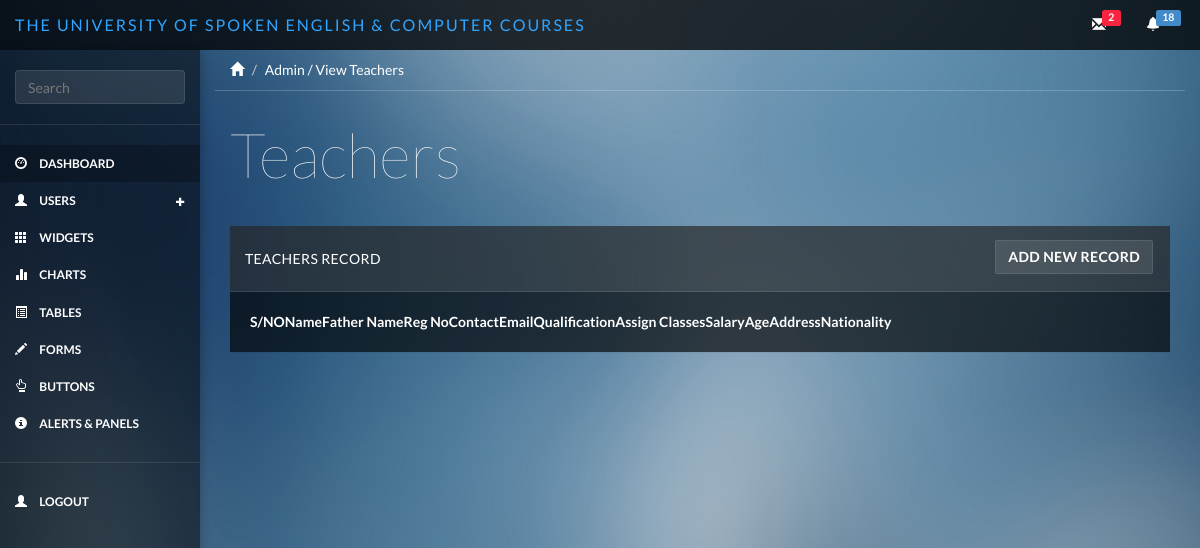
/index.php/admin/teacher_view, run on an earlier commit of the app's database.
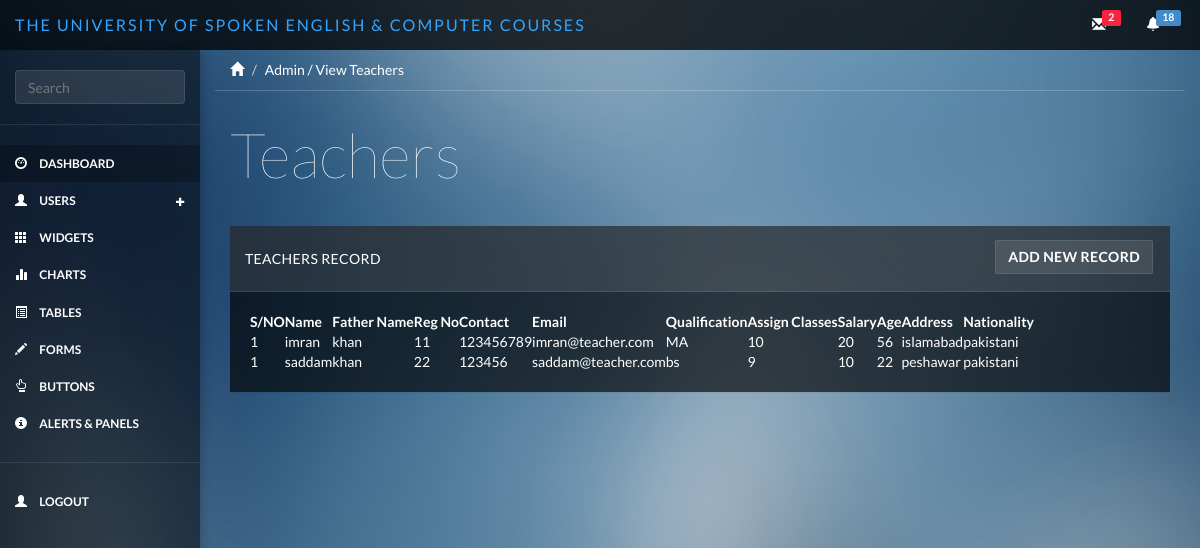
And on a later commit of the database.
### tables this page shows
CREATE TABLE IF NOT EXISTS `teacher` (
  `t_id` int(11) NOT NULL AUTO_INCREMENT,
  `reg_number` varchar(255) NOT NULL,
  `fkuser_id` int(11) NOT NULL,
  `salary` varchar(255) NOT NULL,
  `qualification` varchar(255) NOT NULL,
  `class_assign` varchar(255) NOT NULL,
  `description` varchar(255) NOT NULL,
  `created_at` varchar(255) NOT NULL,
  `updated_at` varchar(255) NOT NULL,
  `created_by` varchar(255) NOT NULL,
  PRIMARY KEY (`t_id`)
);

CREATE TABLE IF NOT EXISTS `users` (
  `u_id` int(11) NOT NULL AUTO_INCREMENT,
  `name` varchar(255) NOT NULL,
  `f_name` varchar(255) NOT NULL,
  `age` varchar(255) NOT NULL,
  `contact` varchar(255) NOT NULL,
  `address` varchar(255) NOT NULL,
  `nationality` varchar(255) NOT NULL,
  `email` varchar(255) NOT NULL,
  `role` varchar(255) NOT NULL,
  `fktestresult_id` int(11) NOT NULL,
  `description` varchar(255) NOT NULL,
  `created_at` varchar(255) NOT NULL,
  `updated_at` varchar(255) NOT NULL,
  `created_by` varchar(255) NOT NULL,
  PRIMARY KEY (`u_id`)
);

### application/controllers/Admin.php (called while the page is built, shortened)
<?php
class Admin extends CI_Controller {
    public function teacher_view()
    {
        $this->db->select('*');
        $this->db->from('teacher');
        $this->db->join('users','users.u_id = teacher.fkuser_id');
        $query = $this->db->get();
        $result['result'] = $query->result();
        $this->load->view('include/header');
        $this->load->view('include/sidebar');
        $this->load->view('admin/teacher_view',$result);
        $this->load->view('include/footer');
    }
}

### index.php (called while the page is built, shortened)
<?php
require_once BASEPATH.'core/CodeIgniter.php';

### application/views/admin/teacher_view.php (the view)
<div class="col-sm-9 col-sm-offset-3 col-lg-10 col-lg-offset-2 main">
    <div class="row">
        <ol class="breadcrumb">
            <li><a href="#"><span class="glyphicon glyphicon-home"></span></a></li>
            <li class="active">Admin / View Teachers</li>
        </ol>
    </div>
    <div class="row">
        <div class="col-lg-12">
            <h1 class="page-header">Teachers</h1>
        </div>
    </div>
    <div class="row">
        <div class="col-lg-12">
            <div class="panel panel-default">
                <div  class="panel-heading">Teachers Record
                    <a href="<?= site_url()?>admin/teacher_add" type="button" class="btn btn-default margin  pull-right"><b>Add New Record</b></a>
                </div>
                <div class="panel-body">
                    <table data-toggle="table" data-show-refresh="true" data-search="true" data-select-item-name="toolbar1" data-pagination="true" data-sort-name="name" data-sort-order="desc">
                        <thead>
                        <tr>
                            <th  data-sortable="true">S/NO</th>
                            <th  data-sortable="true">Name</th>
                            <th  data-sortable="true">Father Name</th>
                            <th  data-sortable="true">Reg No</th>
                            <th  data-sortable="true">Contact</th>
                            <th  data-sortable="true">Email</th>
                            <th  data-sortable="true">Qualification</th>
                            <th  data-sortable="true">Assign Classes</th>
                            <th  data-sortable="true">Salary</th>
                            <th  data-sortable="true">Age</th>
                            <th  data-sortable="true">Address</th>
                            <th  data-sortable="true">Nationality</th>
                        </tr>
                        </thead>
                        <tbody>
                        <?php foreach($result as $array){?>
                            <tr>
                                <td>1</td>
                                <td><?=$array->name?></td>
                                <td><?=$array->f_name?></td>
                                <td><?=$array->reg_number?></td>
                                <td><?=$array->contact?></td>
                                <td><?=$array->email?></td>
                                <td><?=$array->qualification?></td>
                                <td><?=$array->class_assign?></td>
                                <td><?=$array->salary?></td>
                                <td><?=$array->age?></td>
                                <td><?=$array->address?></td>
                                <td><?=$array->nationality?></td>
                            </tr>
                        <?php } ?>
                        </tbody>
                    </table>
                </div>
            </div>
        </div>
    </div>
</div>

What changed in the data, as far as the page shows it:
added teacher: fkuser.name "imran", fkuser.f_name "khan", reg_number "11", fkuser.contact "123456789", fkuser.email "imran@teacher.com", qualification "MA", class_assign "10", salary "20", fkuser.age "56", fkuser.address "islamabad", fkuser.nationality "pakistani"
added teacher: fkuser.name "saddam", fkuser.f_name "khan", reg_number "22", fkuser.contact "123456", fkuser.email "saddam@teacher.com", qualification "bs", class_assign "9", salary "10", fkuser.age "22", fkuser.address "peshawar", fkuser.nationality "pakistani"
